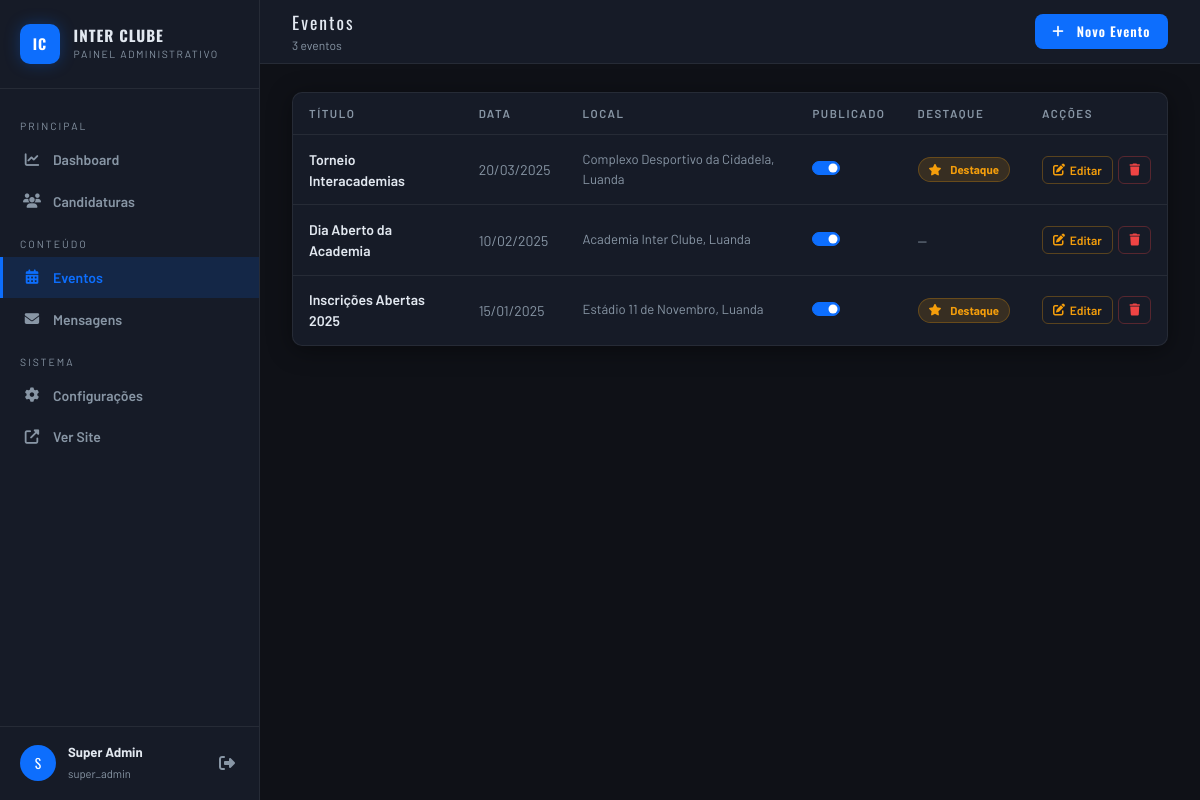
The app's page /admin/eventos.php (signed in) with its own data.
### tables this page shows
CREATE TABLE eventos (
    id INT AUTO_INCREMENT PRIMARY KEY,
    titulo VARCHAR(200) NOT NULL,
    descricao TEXT,
    data_evento DATE NOT NULL,
    hora_evento TIME,
    local_evento VARCHAR(200),
    imagem VARCHAR(255),
    publicado TINYINT(1) DEFAULT 0,
    destaque TINYINT(1) DEFAULT 0,
    criado_por INT,
    data_criacao DATETIME DEFAULT CURRENT_TIMESTAMP,
    data_atualizacao DATETIME DEFAULT CURRENT_TIMESTAMP ON UPDATE CURRENT_TIMESTAMP
);

### admin/eventos.php (the view, shortened to what this page needs)
<?php
$db = getDB();
$eventos = $db->query("SELECT * FROM eventos ORDER BY data_evento DESC")->fetchAll();
?>
<!DOCTYPE html>
<html lang="pt-AO">
<head>
<link rel="stylesheet" href="https://cdn.jsdelivr.net/npm/bootstrap@5.3.0/dist/css/bootstrap.min.css">
<link rel="stylesheet" href="https://cdnjs.cloudflare.com/ajax/libs/font-awesome/6.4.0/css/all.min.css">
<link rel="stylesheet" href="../css/admin.css">
</head>
<body>
<?php include '_sidebar.php'; ?>
<div class="main">
  <div class="topbar">
    <div class="topbar-title">Eventos <small><?= count($eventos) ?> eventos</small></div>
    <button class="btn-topbar primary" onclick="abrirModal()"><i class="fa fa-plus me-1"></i>Novo Evento</button>
  </div>
  <div class="content">
    <div class="card">
      <div style="overflow-x:auto">
        <table class="table-dark-custom" style="width:100%">
          <thead><tr><th>Título</th><th>Data</th><th>Local</th><th>Publicado</th><th>Destaque</th><th>Acções</th></tr></thead>
          <tbody>
          <?php foreach($eventos as $ev): ?>
          <tr id="ev-<?= $ev['id'] ?>">
            <td style="font-weight:600"><?= htmlspecialchars($ev['titulo']) ?></td>
            <td style="color:var(--muted)"><?= date('d/m/Y',strtotime($ev['data_evento'])) ?></td>
            <td style="color:var(--muted);font-size:.82rem"><?= htmlspecialchars($ev['local_evento']?:'—') ?></td>
            <td>
              <div class="form-check form-switch mb-0">
                <input class="form-check-input" type="checkbox" <?= $ev['publicado']?'checked':'' ?> onchange="togglePublicar(<?= $ev['id'] ?>,this.checked)">
              </div>
            </td>
            <td>
              <?php if($ev['destaque']): ?>
              <span class="badge-status" style="background:rgba(245,158,11,.15);color:#f59e0b;border:1px solid rgba(245,158,11,.25)"><i class="fa fa-star me-1"></i>Destaque</span>
              <?php else: ?><span style="color:var(--muted)">—</span><?php endif; ?>
            </td>
            <td>
              <div style="display:flex;gap:.35rem">
                <button class="btn-act edit" onclick='editarEvento(<?= json_encode($ev) ?>)'><i class="fa fa-edit"></i> Editar</button>
                <button class="btn-act del"  onclick="deletarEvento(<?= $ev['id'] ?>)"><i class="fa fa-trash"></i></button>
              </div>
            </td>
          </tr>
          <?php endforeach; ?>
          </tbody>
        </table>
      </div>
    </div>
  </div>
</div>
</body></html>

### css/admin.css (style rules this page uses)
*, *::before, *::after { box-sizing: border-box; }
:root { --bg: #0f1117; --bg2: #161b27; --bg3: #1e2535; --bg4: #252d3d; --border: rgba(255,255,255,0.07); --blue: #0d6efd; --blue-dim: rgba(13,110,253,0.15); --blue-glow: rgba(13,110,253,0.30); --text: #e2e8f0; --muted: #8896a5; --success: #10b981; --warning: #f59e0b; --danger: #ef4444; --purple: #8b5cf6; --font: 'Barlow', sans-serif; --font-d: 'Oswald', sans-serif; --sidebar-w: 260px; --header-h: 64px; --radius: 10px; --shadow: 0 4px 24px rgba(0,0,0,0.4); }
body { margin: 0; font-family: var(--font); background: var(--bg); color: var(--text); font-size: 0.9rem; }
.main { margin-left: var(--sidebar-w); min-height: 100vh; display: flex; flex-direction: column; }
.topbar { height: var(--header-h); background: var(--bg2); border-bottom: 1px solid var(--border); display: flex; align-items: center; padding: 0 2rem; gap: 1rem; position: sticky; top: 0; z-index: 100; }
.topbar-title { font-family: var(--font-d); font-size: 1.1rem; letter-spacing: 2px; color: var(--text); flex: 1; }
.topbar-title small { font-family: var(--font); font-size: 0.75rem; color: var(--muted); font-weight: 400; letter-spacing: 0; display: block; }
.btn-topbar { display: flex; align-items: center; gap: 0.5rem; padding: 0.5rem 1.1rem; border-radius: 8px; font-size: 0.82rem; font-weight: 600; cursor: pointer; border: none; transition: all .18s; text-decoration: none; font-family: var(--font-d); letter-spacing: 1px; }
.btn-topbar.primary { background: var(--blue); color: #fff; }
.content { padding: 1.75rem 2rem; flex: 1; }
.card { background: var(--bg2); border: 1px solid var(--border); border-radius: var(--radius); overflow: hidden; box-shadow: var(--shadow); }
.table-dark-custom { width: 100%; border-collapse: collapse; }
.table-dark-custom th { padding: 0.75rem 1rem; font-size: 0.72rem; letter-spacing: 1.5px; text-transform: uppercase; color: var(--muted); font-weight: 600; border-bottom: 1px solid var(--border); white-space: nowrap; }
.table-dark-custom td { padding: 0.85rem 1rem; font-size: 0.875rem; border-bottom: 1px solid var(--border); color: var(--text); vertical-align: middle; }
.table-dark-custom tr:last-child td { border-bottom: none; }
.badge-status { display: inline-flex; align-items: center; gap: 0.3rem; padding: 3px 10px; border-radius: 20px; font-size: 0.72rem; font-weight: 700; white-space: nowrap; }
.btn-act { display: inline-flex; align-items: center; gap: 0.3rem; padding: 4px 10px; border-radius: 6px; font-size: 0.75rem; font-weight: 600; border: 1px solid; cursor: pointer; transition: all .15s; background: transparent; text-decoration: none; }
.btn-act.edit { color:#f59e0b; border-color:rgba(245,158,11,.3); }
.btn-act.del { color:#ef4444; border-color:rgba(239,68,68,.3); }
.form-check-input:checked { background-color: var(--blue); border-color: var(--blue); }
.form-switch .form-check-input { cursor: pointer; }

### records on screen
eventos: titulo "Torneio Interacademias", data_evento "20/03/2025", local_evento "Complexo Desportivo da Cidadela, Luanda", publicado "☑", destaque 1 (drawn)
eventos: titulo "Dia Aberto da Academia", data_evento "10/02/2025", local_evento "Academia Inter Clube, Luanda", publicado "☑"
eventos: titulo "Inscrições Abertas 2025", data_evento "15/01/2025", local_evento "Estádio 11 de Novembro, Luanda", publicado "☑", destaque 1 (drawn)

### other values on screen
$admin_ini "S"
$admin_nome "Super Admin"
$_SESSION['admin_nivel'] "super_admin"
count($eventos) "3"
